Frame 1 (no input): blank canvas, image omitted
Frame 60 (no input): blank canvas, image omitted
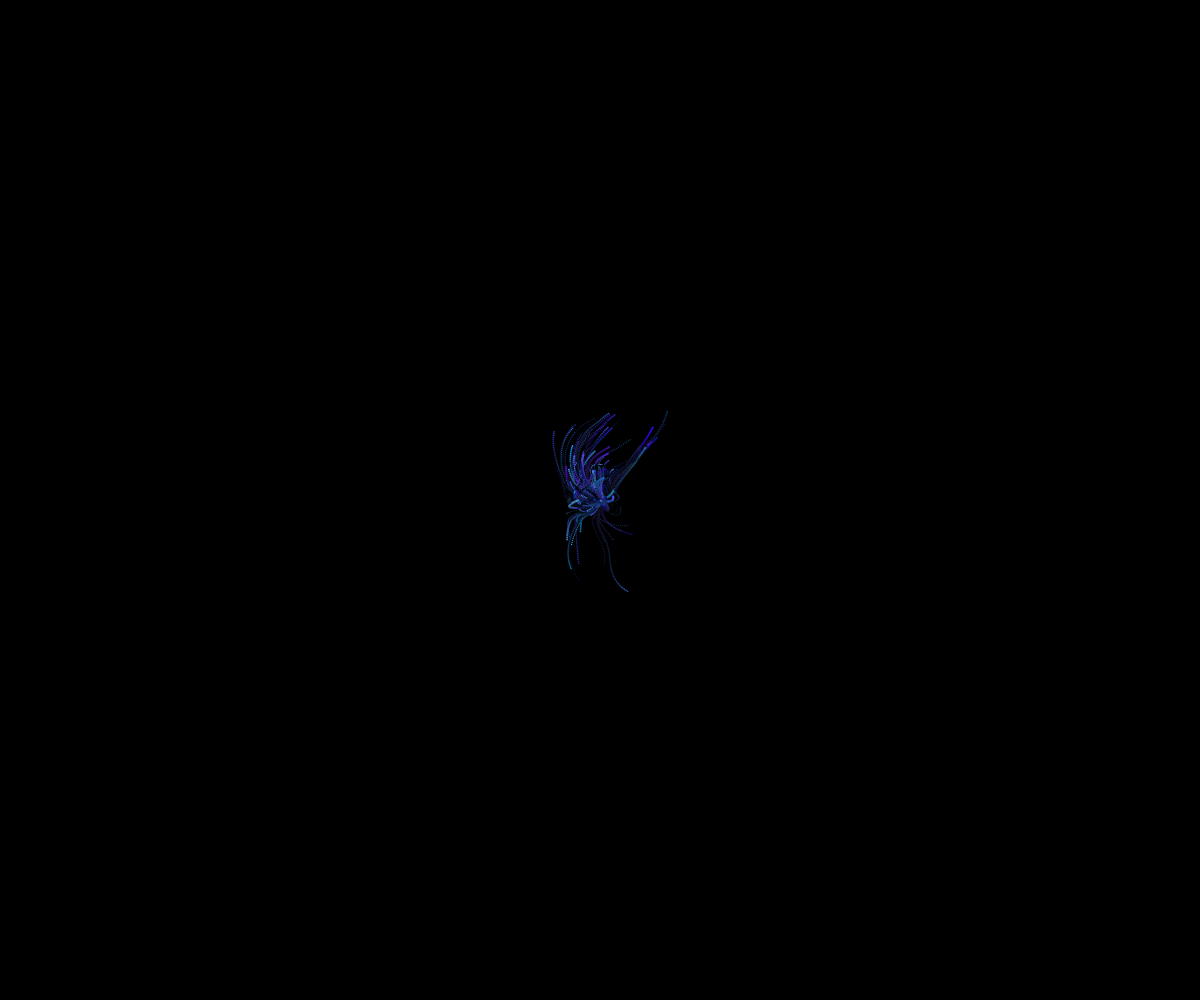
Frame 120 (the mouse pressed at the canvas centre since frame 60)

The p5.js sketch whose frames 1 and 60 were blank and that drew this single picture after the mouse press (run headless with seeded random() and noise() and a simulated clock; from frame 60 on, the mouse is pressed at the canvas centre):

// p5.js sketch
// ── sketch.js
let particles = [];
let noiseScale = 0.01;

function setup() {
  let viewport = document.querySelector('meta[name=viewport]');
  if (!viewport) {
    viewport = document.createElement('meta');
    viewport.name = 'viewport';
    document.head.appendChild(viewport);
  }
  viewport.setAttribute('content', 'width=device-width, initial-scale=1.0');

  createCanvas(windowWidth, windowHeight);
  colorMode(HSB, 360, 100, 100, 100);
  background(0);
}

function draw() {
  // ゆっくりフェードアウトする背景
  fill(0, 0, 0, 4);
  rect(0, 0, width, height);
  
  // 新しいパーティクルを追加
  if (mouseIsPressed) {
    for (let i = 0; i < 5; i++) {
      particles.push(new Particle(mouseX, mouseY));
    }
  }
  
  // パーティクルを更新して描画
  for (let i = particles.length - 1; i >= 0; i--) {
    particles[i].update();
    particles[i].display();
    if (particles[i].isDead()) {
      particles.splice(i, 1);
    }
  }
}

class Particle {
  constructor(x, y) {
    this.pos = createVector(x, y);
    this.vel = p5.Vector.random2D().mult(random(0.5, 2));
    this.acc = createVector(0, 0);
    this.life = 400;
    this.maxLife = 300;
    this.hue = random(200, 260); // 青系の色相範囲
    this.saturation = random(60, 100);
    this.brightness = random(0, 100);
    this.size = random(0.5, 2.3) * min(windowWidth, windowHeight) / 1000;
  }
  
  update() {
    let angle = noise(this.pos.x * noiseScale, this.pos.y * noiseScale) * TWO_PI * 4;
    this.acc = p5.Vector.fromAngle(angle).mult(0.1);
    
    this.vel.add(this.acc);
    this.vel.limit(2);
    this.pos.add(this.vel);
    this.life -= 1;
    
    // 画面の端で反射
    if (this.pos.x < 0 || this.pos.x > width) this.vel.x *= -1;
    if (this.pos.y < 0 || this.pos.y > height) this.vel.y *= -1;
  }
  
  display() {
    let alpha = map(this.life, 0, this.maxLife, 0, 100);
    
    noStroke();
    fill(this.hue, this.saturation, this.brightness, alpha);
    ellipse(this.pos.x, this.pos.y, this.size);
  }
  
  isDead() {
    return this.life <= 0;
  }
}

function windowResized() {
  resizeCanvas(windowWidth, windowHeight);
  background(220, 50, 15);
}

// ── style.css
body, html {
  margin: 0;
  padding: 0;
  overflow: hidden;
  height: 100%;
}

canvas {
  display: block;
}
  
